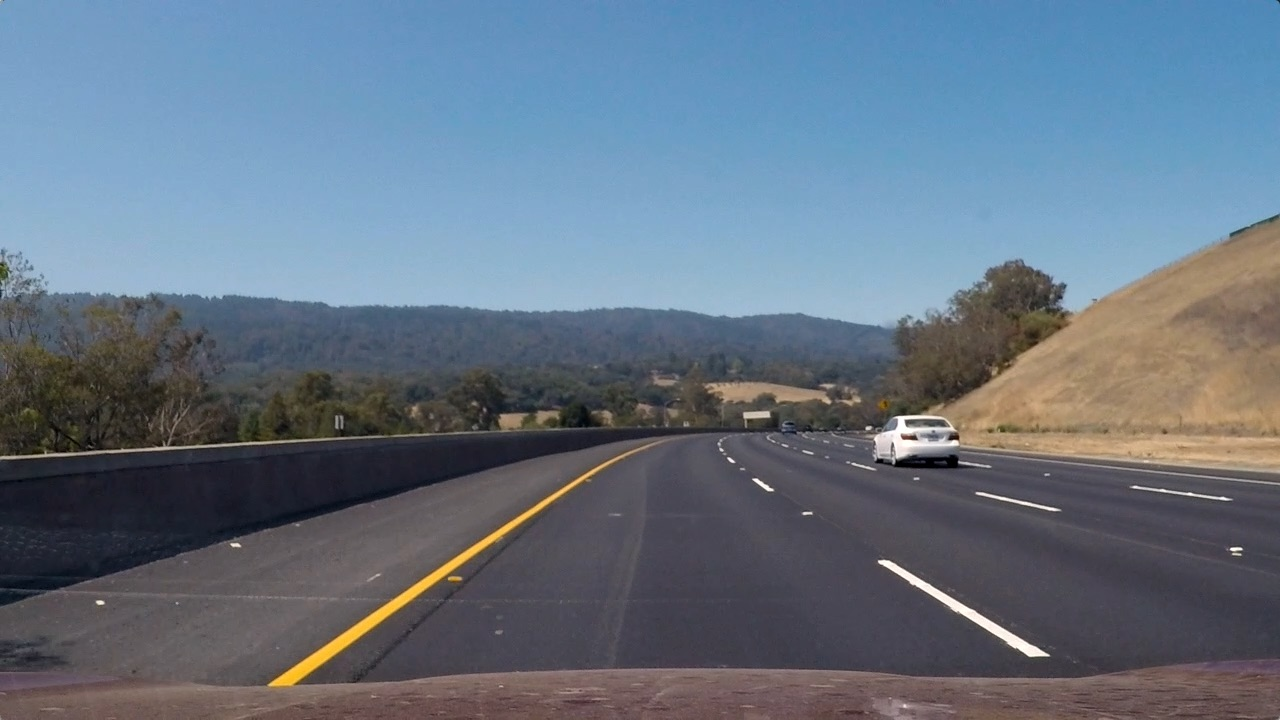
#> input picture test_images/test3.jpg, 1280 x 720 px
$ python -i search_classify.py   (imports and definitions only)
#> lines starting #> are read from the running program, lines starting #| are printed output that depends on the picture
### helpers.py
import matplotlib.image as mpimg
import numpy as np
import cv2
from skimage.feature import hog
import settings
from tqdm import tqdm
# Basic cv2 color converter
# [7 lines left out: function convert_color, not called in this run]


# Define a function to return HOG features and visualization
def get_hog_features(img, orient, pix_per_cell, cell_per_block,
                     vis=False, feature_vec=True):
    # Call with two outputs if vis==True
    if vis == True:
        features, hog_image = hog(img, orientations=orient,
                                  pixels_per_cell=(pix_per_cell, pix_per_cell),
                                  cells_per_block=(cell_per_block, cell_per_block),
                                  transform_sqrt=True,
                                  visualise=vis, feature_vector=feature_vec)
        return features, hog_image
    # Otherwise call with one output
    else:
        features = hog(img, orientations=orient,
                       pixels_per_cell=(pix_per_cell, pix_per_cell),
                       cells_per_block=(cell_per_block, cell_per_block),
                       transform_sqrt=True,
                       visualise=vis, feature_vector=feature_vec)
        return features


# Define a function to compute binned color features
def bin_spatial(img, size=settings.spatial_size):
    # Use cv2.resize().ravel() to create the feature vector
    features = cv2.resize(img, size).ravel()
    # Return the feature vector
    return features


# Define a function to compute color histogram features
# NEED TO CHANGE bins_range if reading .png files with mpimg!
def color_hist(img, nbins=settings.hist_bins, bins_range=(0, 256)):
    # Compute the histogram of the color channels separately
    channel1_hist = np.histogram(img[:, :, 0], bins=nbins, range=bins_range)
    channel2_hist = np.histogram(img[:, :, 1], bins=nbins, range=bins_range)
    channel3_hist = np.histogram(img[:, :, 2], bins=nbins, range=bins_range)
    # Concatenate the histograms into a single feature vector
    hist_features = np.concatenate((channel1_hist[0], channel2_hist[0], channel3_hist[0]))
    # Return the individual histograms, bin_centers and feature vector
    return hist_features


# Define a function to extract features from a list of images
# Have this function call bin_spatial() and color_hist()
# [78 lines left out: functions extract_features, draw_centroids, draw_labeled_boxes, not called in this run]

### search_classify.py
import matplotlib.image as mpimg
import matplotlib.pyplot as plt
import numpy as np
import cv2
import glob
import time
from sklearn.svm import LinearSVC
from sklearn.preprocessing import StandardScaler
from skimage.feature import hog
from helpers import *
from sklearn.model_selection import train_test_split
import pickle
import settings

# Define a function to extract features from a single image window
# This function is very similar to extract_features()
# just for a single image rather than list of images
def single_img_features(img, color_space='RGB', spatial_size=(32, 32),
                        hist_bins=32, orient=9,
                        pix_per_cell=8, cell_per_block=2, hog_channel=0,
                        spatial_feat=True, hist_feat=True, hog_feat=True):
    # 1) Define an empty list to receive features
    img_features = []
    # 2) Apply color conversion if other than 'RGB'
    if color_space != 'RGB':
        if color_space == 'HSV':
            feature_image = cv2.cvtColor(img, cv2.COLOR_RGB2HSV)
        elif color_space == 'LUV':
            feature_image = cv2.cvtColor(img, cv2.COLOR_RGB2LUV)
        elif color_space == 'HLS':
            feature_image = cv2.cvtColor(img, cv2.COLOR_RGB2HLS)
        elif color_space == 'YUV':
            feature_image = cv2.cvtColor(img, cv2.COLOR_RGB2YUV)
        elif color_space == 'YCrCb':
            feature_image = cv2.cvtColor(img, cv2.COLOR_RGB2YCrCb)
    else:
        feature_image = np.copy(img)
    # 3) Compute spatial features if flag is set
    if spatial_feat == True:
        spatial_features = bin_spatial(feature_image, size=spatial_size)
        # 4) Append features to list
        img_features.append(spatial_features)
    # 5) Compute histogram features if flag is set
    if hist_feat == True:
        hist_features = color_hist(feature_image, nbins=hist_bins)
        # 6) Append features to list
        img_features.append(hist_features)
    # 7) Compute HOG features if flag is set
    if hog_feat == True:
        if hog_channel == 'ALL':
            hog_features = []
            for channel in range(feature_image.shape[2]):
                hog_features.extend(get_hog_features(feature_image[:, :, channel],
                                                     orient, pix_per_cell, cell_per_block,
                                                     vis=False, feature_vec=True))
        else:
            hog_features = get_hog_features(feature_image[:, :, hog_channel], orient,
                                            pix_per_cell, cell_per_block, vis=False, feature_vec=True)
        # 8) Append features to list
        img_features.append(hog_features)

    # 9) Return concatenated array of features
    return np.concatenate(img_features)


# Define a function you will pass an image
# and the list of windows to be searched (output of slide_windows())
# [28 lines left out: function search_windows, not called in this run]


# Read in cars and notcars
cars = []
notcars = []
images = glob.glob('./data/small_dataset/*/*/*.jpeg')
# print('images: ', images)
# [5 lines not run here, left out]

sample_size = 500
cars = cars[0:sample_size]
notcars = notcars[0:sample_size]

### TODO: Tweak these parameters and see how the results change.
# [13 lines of commented-out code are left out]


# [6 lines that did not run here, left out]
# [6 lines that did not run here, left out]

# [1 line that did not run here, left out]
# Fit a per-column scaler
# [1 line that did not run here, left out]
# Apply the scaler to X
# [1 line that did not run here, left out]

# Define the labels vector
# [1 line that did not run here, left out]

# Split up data into randomized training and test sets
rand_state = np.random.randint(0, 100)
# [2 lines that did not run here, left out]

# [3 lines not run here, left out]
# Use a linear SVC
svc = LinearSVC()
# Check the training time for the SVC
t = time.time()
# [1 line not run here, left out]
t2 = time.time()
# [3 lines not run here, left out]
# Check the prediction time for a single sample
t = time.time()

# [1 line not run here, left out]
# [1 line that did not run here, left out]

# [1 line not run here, left out]
# [1 line that did not run here, left out]


# [19 lines of commented-out code are left out]
# [9 lines that did not run here, left out]

# [2 lines not run here, left out]

>>> import cv2
>>> picture = cv2.cvtColor(cv2.imread('test_images/test3.jpg'), cv2.COLOR_BGR2RGB)
>>> result = single_img_features(picture)
#> in bin_spatial, `features = cv2.resize(img, size).ravel()`: features = 3072 values, max 255 at index 2712, min 12 at index 2403, mean 115.9
#> in single_img_features, `spatial_features = bin_spatial(feature_image, size=spatial_size)`: spatial_features has the same summary as features in bin_spatial
#> in color_hist, `hist_features = np.concatenate((channel1_hist[0], channel2_hist[0], ch..`: hist_features = 96 values, max 140896 at index 89, min 252 at index 58, mean 28800
#> in get_hog_features, `features = hog(img, orientations=orient, pixels_per_cell=(pix_per_cell..`:
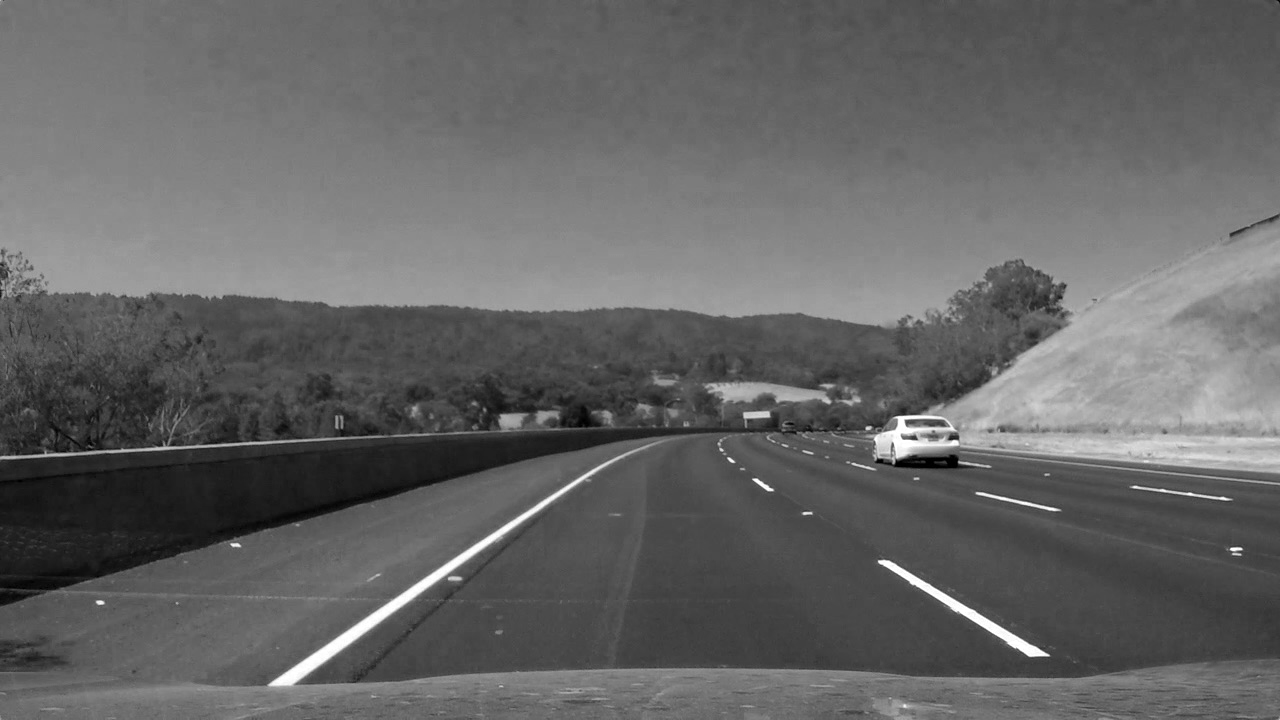
#> img: shape (720, 1280); min 0, max 255, mean 101.1

$ run again, on test_images/test1.jpg
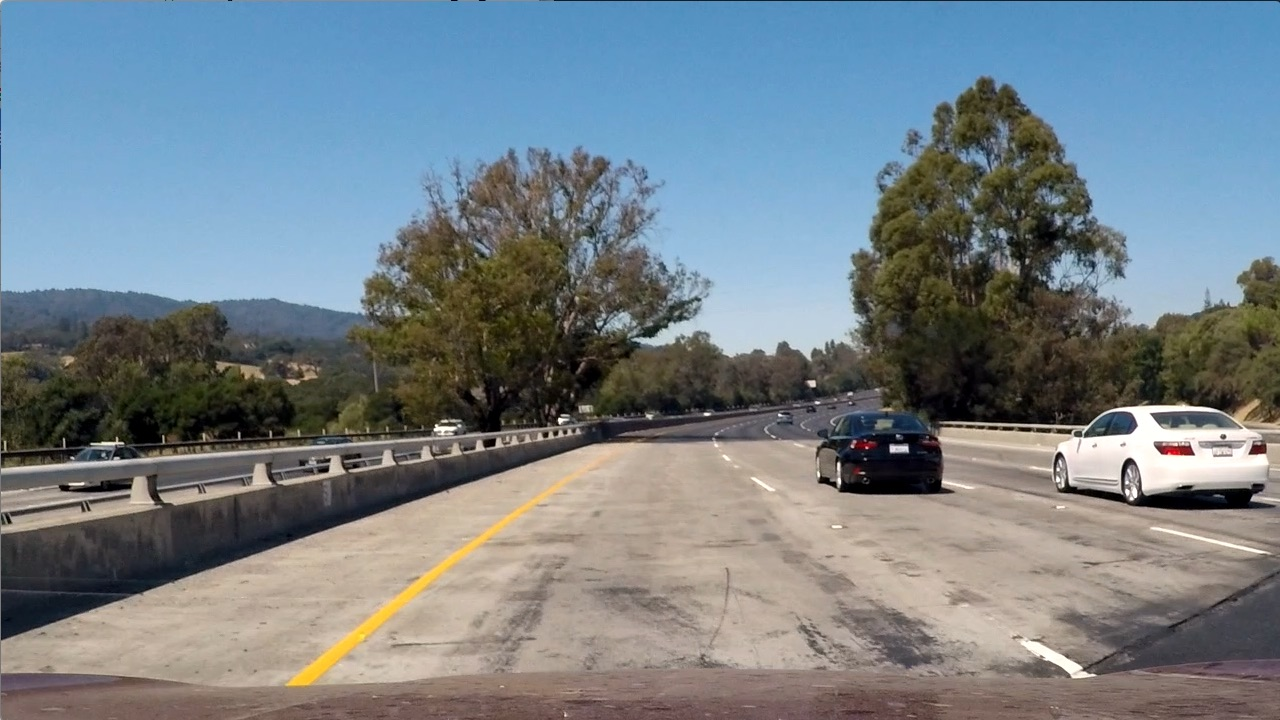
#> input picture test_images/test1.jpg, 1280 x 720 px
#> features = 3072 values, max 255 at index 1813, min 0 at index 1737, mean 127.1
#> spatial_features has the same summary as features in bin_spatial
#> in color_hist, `hist_features = np.concatenate((channel1_hist[0], channel2_hist[0], ch..`: hist_features = 96 values, max 111331 at index 89, min 936 at index 60, mean 28800
#> in get_hog_features, `features = hog(img, orientations=orient, pixels_per_cell=(pix_per_cell..`:
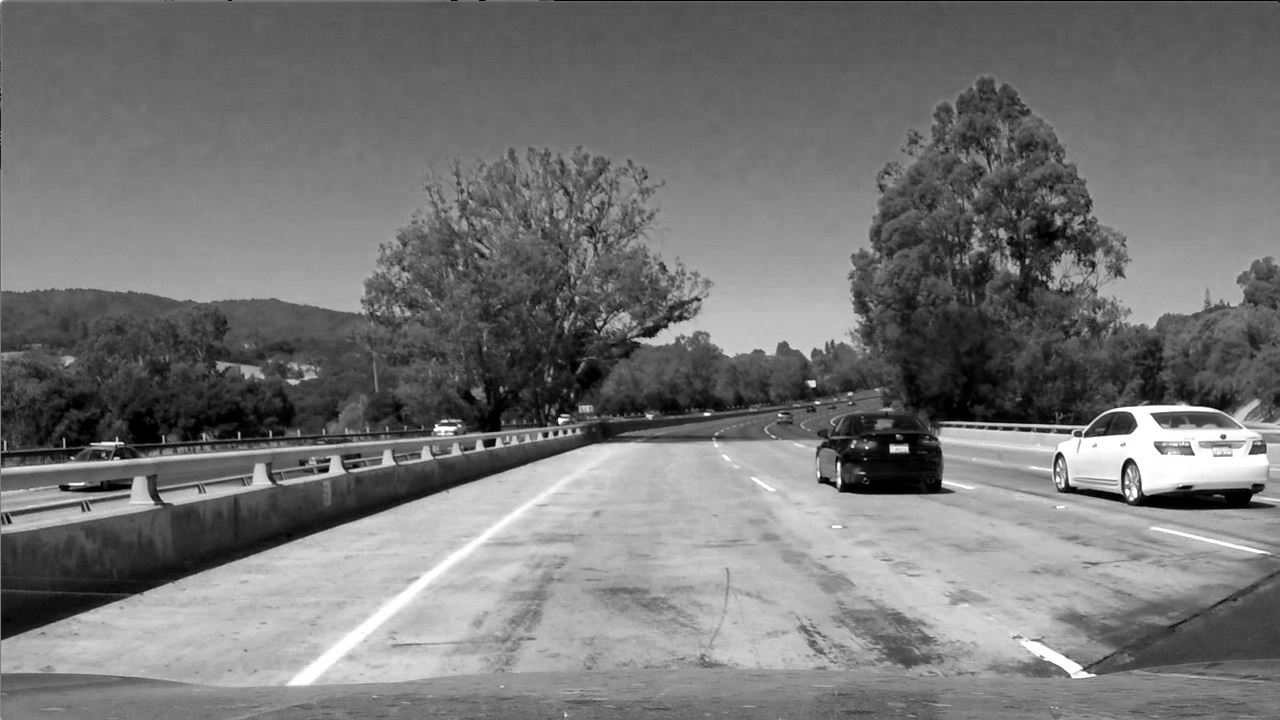
#> img: shape (720, 1280); min 0, max 255, mean 117.5

$ run again, on test_images/test2.jpg
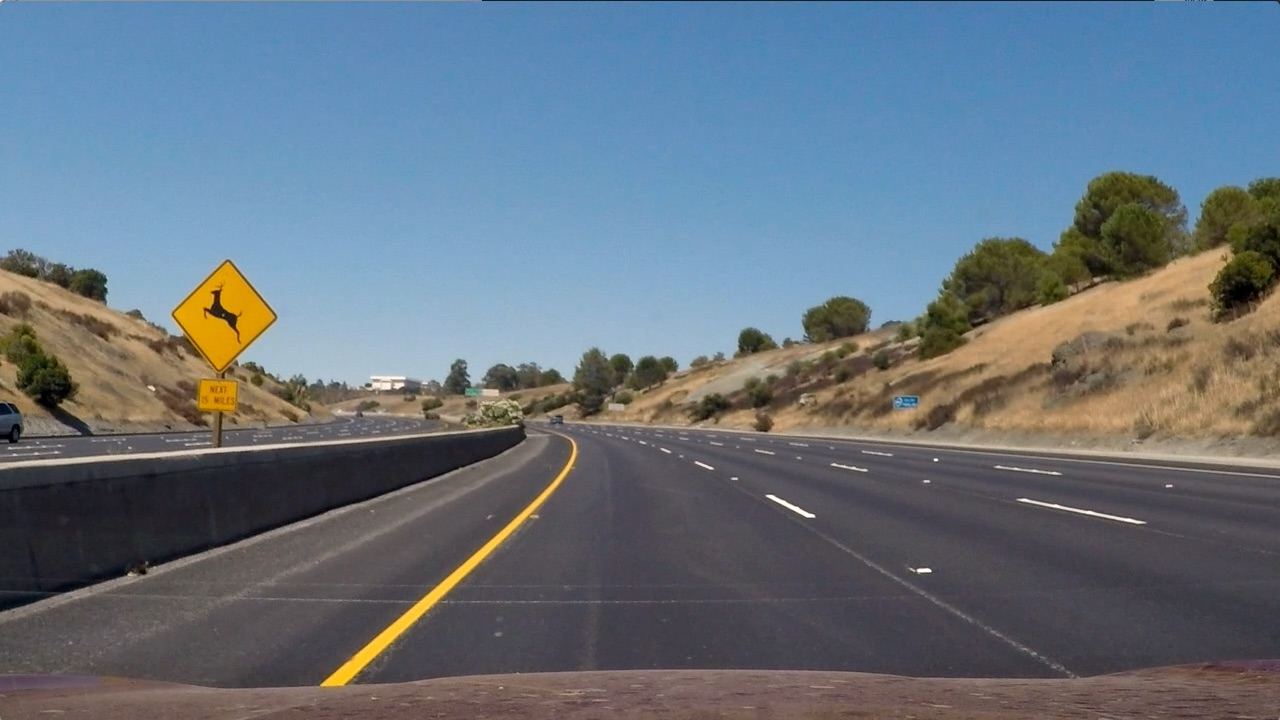
#> input picture test_images/test2.jpg, 1280 x 720 px
#> features = 3072 values, max 253 at index 2433, min 0 at index 1361, mean 113.6
#> spatial_features has the same summary as features in bin_spatial
#> in color_hist, `hist_features = np.concatenate((channel1_hist[0], channel2_hist[0], ch..`: hist_features = 96 values, max 117155 at index 74, min 82 at index 95, mean 28800
#> in get_hog_features, `features = hog(img, orientations=orient, pixels_per_cell=(pix_per_cell..`:
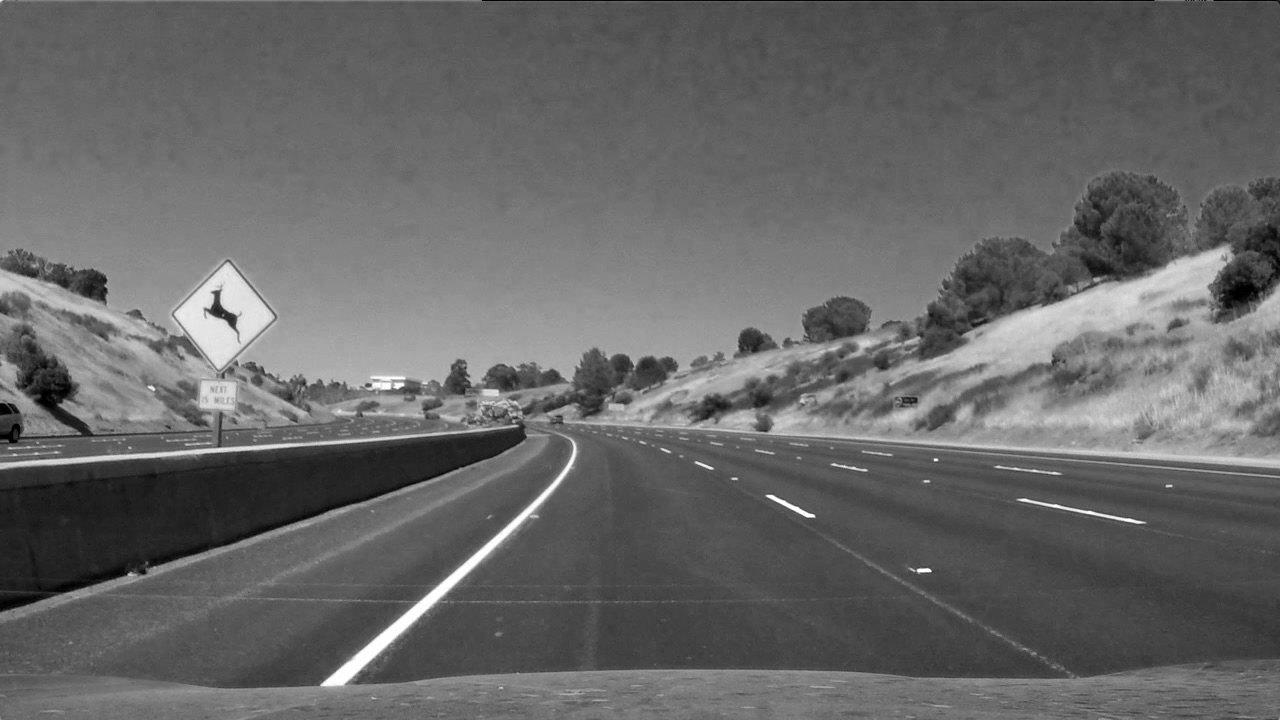
#> img: shape (720, 1280); min 0, max 255, mean 102.8

$ run again, on test_images/test5.jpg
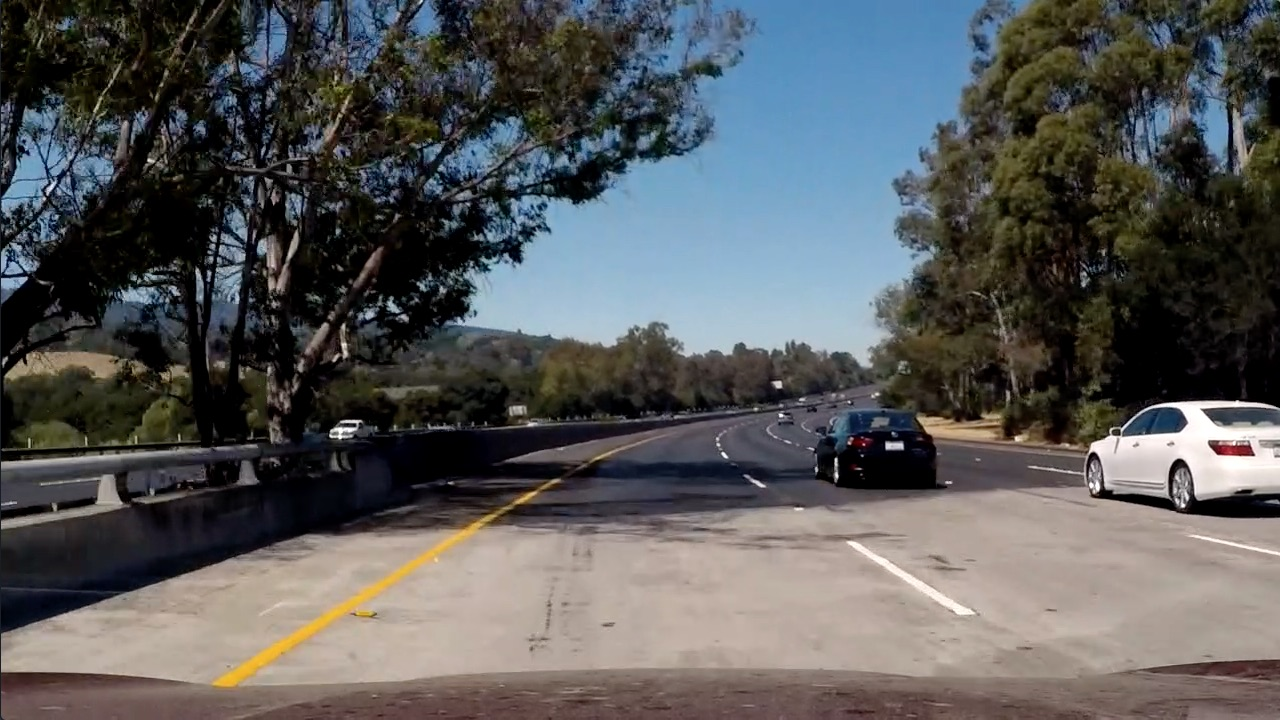
#> input picture test_images/test5.jpg, 1280 x 720 px
#> features = 3072 values, max 255 at index 1911, min 0 at index 0, mean 88.13
#> spatial_features has the same summary as features in bin_spatial
#> in color_hist, `hist_features = np.concatenate((channel1_hist[0], channel2_hist[0], ch..`: hist_features = 96 values, max 124231 at index 64, min 840 at index 58, mean 28800
#> in get_hog_features, `features = hog(img, orientations=orient, pixels_per_cell=(pix_per_cell..`:
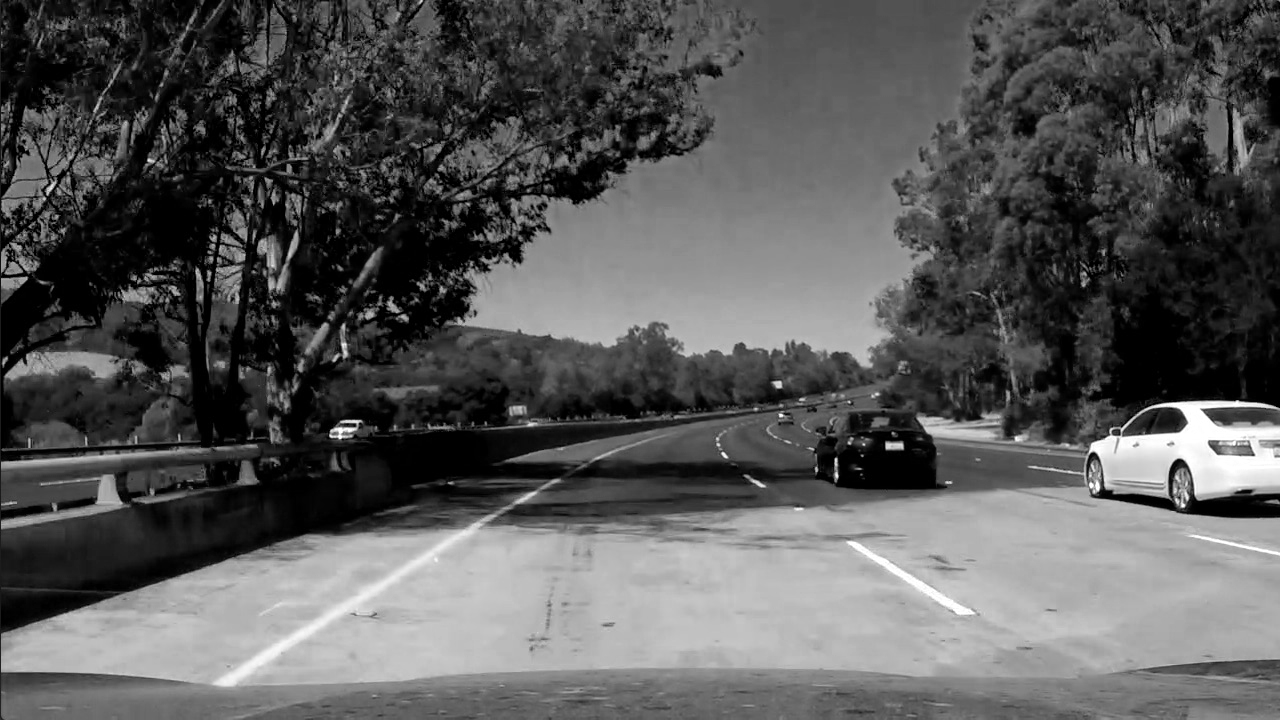
#> img: shape (720, 1280); min 0, max 255, mean 88.5
